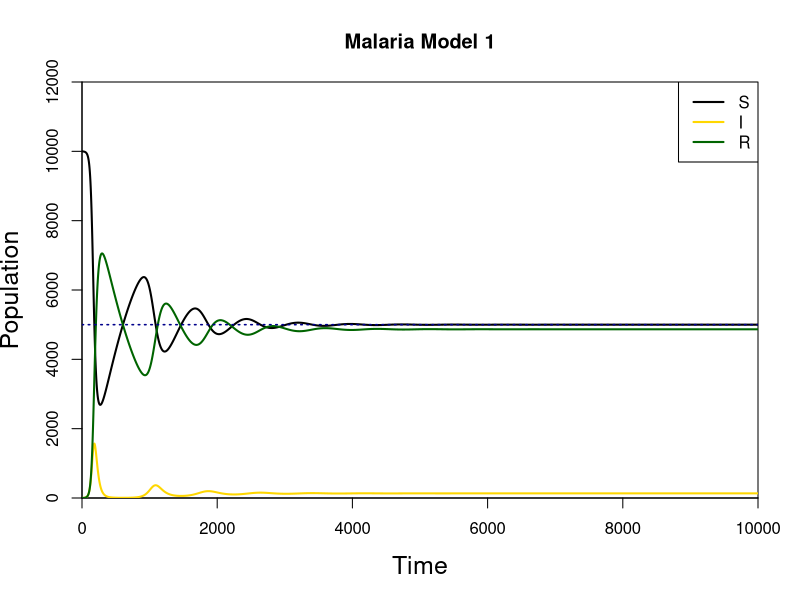

Generate this figure with R:
#SIR Model of malaria. Will eventually include congenital cases.

library(deSolve)

N <- 10000 #population
###Np <- N * .05 #pregnant population
###Nn <- N - Np #non-pregnant population

#Values taken from Olaniyi & Obabiyi (2013)

B <- 0.1 #infection rate
v <- 0.05 #recovery rate
gam <- 1/730 #return to susceptiblity rate

Si <- N - 1
Ii <- 1
Ri <- 0

initial.vals <- c(S=Si, I=Ii, R=Ri)
parms <- c(B, v, gam)


model <- function(times, initial.vals, parms) {
  S = initial.vals[1]
  I = initial.vals[2]
  R = initial.vals[3]
  with(as.list(parms), {
    dS <- -B*I*S/N + gam*R #susceptible
    dI <- B*I*S/N - v*I #infected
    dR <- v*I - gam*R #recovered
    return (list(c(dS, dI, dR)))
    })
}

dt <- seq(0,10000, 0.1)

out <- as.data.frame(lsoda(initial.vals, dt, model, parms))

plot(0, type="n", xlim = c(0,10000), ylim = c(0,12000), cex.lab = 1.5,
     xlab = "Time", ylab = "Population", main ="Malaria Model 1",
     xaxs="i", yaxs="i")

SIRcol = c("black", "gold", "darkgreen")

legend("topright", c("S","I","R"), col= SIRcol, lwd=2)

lines(out$time, out$S, lty = 1, lwd = 2)
lines(out$time, out$I, lty = 1, lwd = 2, col = SIRcol[2])
lines(out$time, out$R, lty = 1, lwd = 2, col = SIRcol[3])
abline(5000,0, col = "darkblue", lty = 3, lwd = 1.5)
